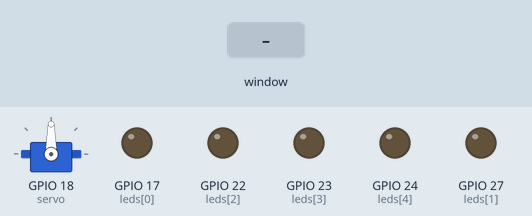
This program was run on a simulated Raspberry Pi (BCM pin numbers). Shown: servo, output pins drawn as LEDs (lit = HIGH). The inputs (shaded band) are chosen by the test bench. The desktop window is not drawn, its controls go by their first labels and the mouse button is held 0.15 s; servo angles are drawn from the pulse width (0.5 ms = 0°, 2.5 ms = 180°).

Above: at 1.2 s.
1.3 s: slider 1 in the window set to 180
At 1.9 s:
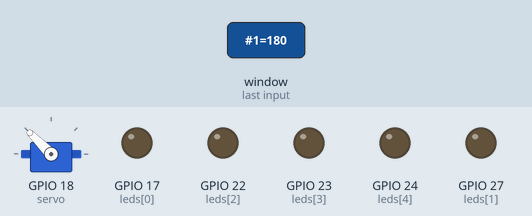
2.8 s: slider 1 in the window set to 0
At 4.0 s:
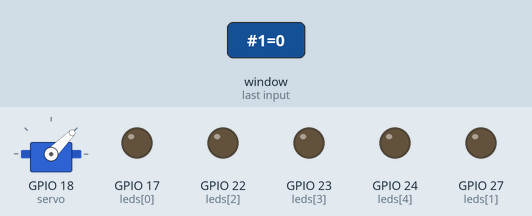
4.3 s: slider 1 in the window set to 45
At 5.3 s:
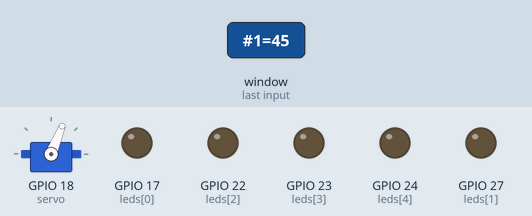
5.8 s: slider 1 in the window set to 90
At 6.5 s:
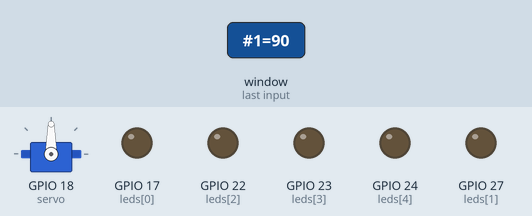
Timing chart, 0 to 8.3 s (numbered marks = the images above; inputs shaded):
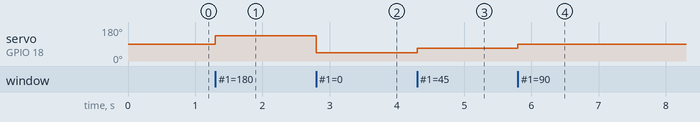

The program:

control_panel.py
```python
import tkinter as tk
from gpiozero import LED, Servo
import sys

# --- Hardware Setup ---
# Define the GPIO pins for the 5 LEDs
led_pins = [17, 27, 22, 23, 24]
leds = [LED(pin) for pin in led_pins]

# Define the GPIO pin for the Servo (GPIO 18 is recommended for PWM)
servo = Servo(18)

# --- GUI Setup ---
class ControlPanel:
    def __init__(self, root):
        self.root = root
        self.root.title("Raspberry Pi 5 Control Panel")
        self.root.geometry("400x500")
        self.root.configure(bg="#f0f0f0")

        # Title Label
        title_label = tk.Label(root, text="Hardware Control Panel", font=("Arial", 18, "bold"), bg="#f0f0f0")
        title_label.pack(pady=10)

        # --- LED Controls ---
        led_frame = tk.LabelFrame(root, text="LED Controls", font=("Arial", 12), bg="#f0f0f0", padx=10, pady=10)
        led_frame.pack(fill="x", padx=20, pady=10)

        self.led_buttons = []
        for i, led in enumerate(leds):
            btn = tk.Button(
                led_frame,
                text=f"LED {i+1} (GPIO {led_pins[i]})",
                font=("Arial", 12),
                width=20,
                command=lambda idx=i: self.toggle_led(idx)
            )
            btn.pack(pady=5)
            self.led_buttons.append(btn)
            self.update_led_button_color(i)

        # --- Servo Control ---
        servo_frame = tk.LabelFrame(root, text="Servo Motor Control (GPIO 18)", font=("Arial", 12), bg="#f0f0f0", padx=10, pady=10)
        servo_frame.pack(fill="x", padx=20, pady=10)

        self.servo_label = tk.Label(servo_frame, text="Angle: 90°", font=("Arial", 14), bg="#f0f0f0")
        self.servo_label.pack(pady=5)

        self.servo_slider = tk.Scale(
            servo_frame,
            from_=0, to=180,
            orient="horizontal",
            length=300,
            font=("Arial", 12),
            command=self.update_servo
        )
        self.servo_slider.set(90) # Start at middle position
        self.servo_slider.pack(pady=5)

        # --- Quit Button ---
        quit_btn = tk.Button(root, text="Exit & Clean Up", font=("Arial", 12, "bold"), bg="#ff4d4d", fg="white", command=self.safe_exit)
        quit_btn.pack(pady=20)

    def toggle_led(self, index):
        leds[index].toggle()
        self.update_led_button_color(index)

    def update_led_button_color(self, index):
        # Change button color based on LED state
        if leds[index].is_lit:
            self.led_buttons[index].config(bg="#4dff4d", activebackground="#4dff4d")
        else:
            self.led_buttons[index].config(bg="#d9d9d9", activebackground="#d9d9d9")

    def update_servo(self, value):
        angle = int(value)
        self.servo_label.config(text=f"Angle: {angle}°")

        # gpiozero Servo expects values between -1.0 (min) and 1.0 (max)
        # Map 0-180 degrees to -1.0 to 1.0
        servo_value = (angle / 90.0) - 1.0
        servo.value = servo_value

    def safe_exit(self):
        # Turn off all LEDs and center the servo before exiting
        for led in leds:
            led.off()
        servo.value = 0.0 # Center servo
        self.root.destroy()
        sys.exit()

# Run the application
if __name__ == "__main__":
    root = tk.Tk()
    app = ControlPanel(root)
    # Ensure safe cleanup if the window is closed via the 'X' button
    root.protocol("WM_DELETE_WINDOW", app.safe_exit)
    root.mainloop()
```

Measured:
- after the input at 1.3 s, servo on GPIO 18 (servo): 90° → 135° at once
- after the input at 2.8 s, servo on GPIO 18 (servo): 135° → 45° at once
- after the input at 4.3 s, servo on GPIO 18 (servo): 45° → 68° at once
- after the input at 5.8 s, servo on GPIO 18 (servo): 68° → 90° at once
